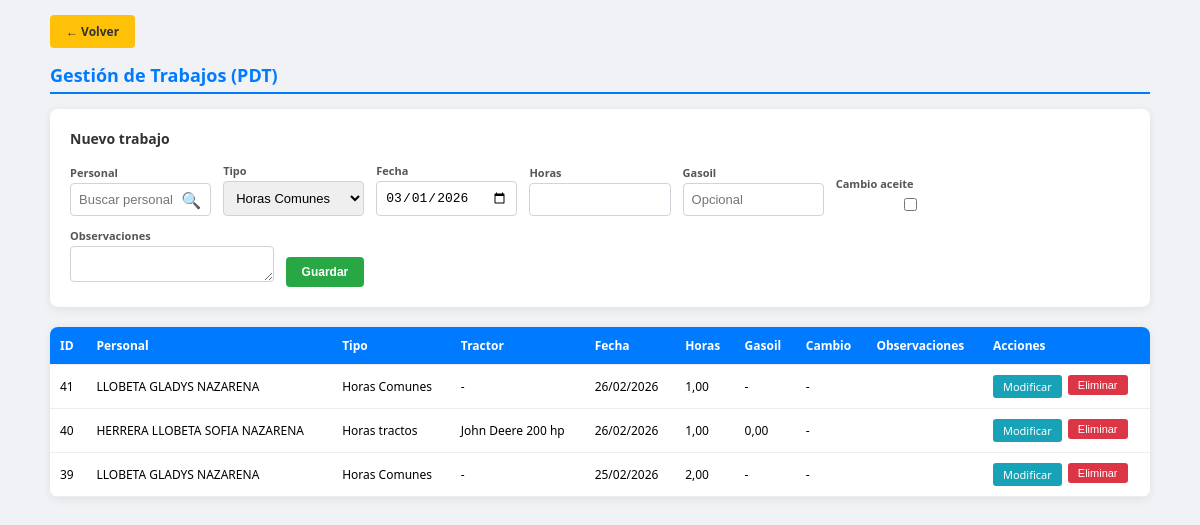
The app's page /gestion_trabajos.php (signed in), older data.
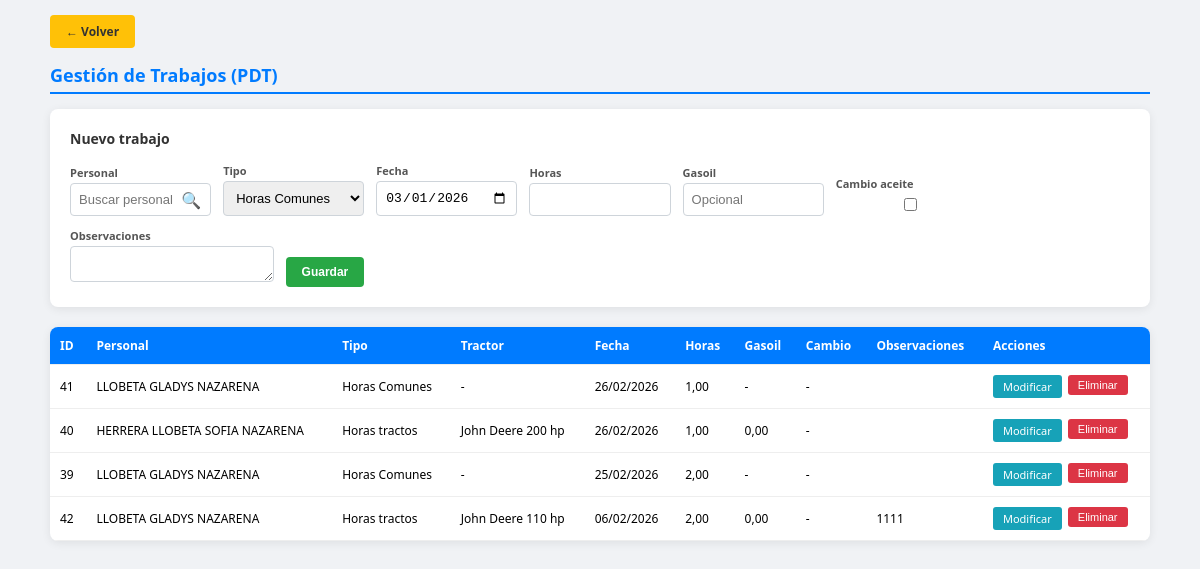
The same page, newer data.
### tables this page shows
CREATE TABLE `pdt` (
  `id` int(11) NOT NULL AUTO_INCREMENT,
  `usuario_id` int(11) NOT NULL,
  `tipo_horas` enum('Horas tractos','Horas Comunes') NOT NULL DEFAULT 'Horas Comunes',
  `tractor` varchar(100) DEFAULT NULL,
  `fecha` date NOT NULL,
  `horas` decimal(5,2) DEFAULT 0.00,
  `cant_gasoil` decimal(6,2) DEFAULT NULL,
  `cambio_aceite` tinyint(1) DEFAULT 0,
  `en_cc` tinyint(1) DEFAULT 0,
  `observaciones` text DEFAULT NULL,
  `fecha_creacion` timestamp NOT NULL DEFAULT current_timestamp(),
  `fecha_modificacion` timestamp NOT NULL DEFAULT current_timestamp() ON UPDATE current_timestamp(),
  PRIMARY KEY (`id`),
  KEY `idx_usuario` (`usuario_id`),
  KEY `idx_fecha` (`fecha`),
  CONSTRAINT `pdt_ibfk_1` FOREIGN KEY (`usuario_id`) REFERENCES `usuarios` (`id`) ON DELETE CASCADE
);

CREATE TABLE `usuarios` (
  `id` int(11) NOT NULL AUTO_INCREMENT,
  `apellido` varchar(150) NOT NULL,
  `dni` varchar(20) NOT NULL,
  `cuit` varchar(25) DEFAULT NULL,
  `domicilio` varchar(200) DEFAULT NULL,
  `email` varchar(100) DEFAULT NULL,
  `celular` varchar(20) DEFAULT NULL,
  `consorcio` varchar(100) DEFAULT NULL,
  PRIMARY KEY (`id`)
);

### gestion_trabajos.php (the view, shortened to what the changed rows need)
<?php
include 'db.php';
$editar = null;
$lista = [];
$res_lista = mysqli_query($conexion, "SELECT p.*, u.apellido AS usuario_nombre FROM pdt p
    INNER JOIN usuarios u ON u.id = p.usuario_id
    ORDER BY p.fecha DESC, p.id DESC LIMIT 500");
if ($res_lista) {
    while ($r = mysqli_fetch_assoc($res_lista)) {
        $lista[] = $r;
    }
}
?>
<!DOCTYPE html>
<html lang="es">
<head>
</head>
<body>
<div class="contenedor">
    <h1>Gestión de Trabajos (PDT)</h1>
    <div class="form-caja">
        <h2><?= $editar ? 'Modificar trabajo' : 'Nuevo trabajo' ?></h2>
    </div>
    <div class="grid-tabla">
        <table>
            <thead>
                <tr>
                    <th>ID</th>
                    <th>Personal</th>
                    <th>Tipo</th>
                    <th>Tractor</th>
                    <th>Fecha</th>
                    <th>Horas</th>
                    <th>Gasoil</th>
                    <th>Cambio</th>
                    <th>Observaciones</th>
                    <th>Acciones</th>
                </tr>
            </thead>
            <tbody>
                <?php if (empty($lista)): ?>
                <tr><td colspan="10" style="padding: 30px; text-align: center; color: #999;">No hay trabajos cargados</td></tr>
                <?php else: ?>
                <?php foreach ($lista as $p): ?>
                <tr>
                    <td><?= (int)$p['id'] ?></td>
                    <td><?= htmlspecialchars($p['usuario_nombre'] ?? '') ?></td>
                    <td><?= htmlspecialchars($p['tipo_horas'] ?? '-') ?></td>
                    <td><?= htmlspecialchars($p['tractor'] ?? '-') ?></td>
                    <td><?= date('d/m/Y', strtotime($p['fecha'])) ?></td>
                    <td><?= number_format((float)($p['horas'] ?? 0), 2, ',', '.') ?></td>
                    <td><?= isset($p['cant_gasoil']) && $p['cant_gasoil'] !== null ? number_format((float)$p['cant_gasoil'], 2, ',', '.') : '-' ?></td>
                    <td><?= (isset($p['cambio_aceite']) && $p['cambio_aceite'] == 1) ? '✓' : '-' ?></td>
                    <td style="max-width: 150px; overflow: hidden; text-overflow: ellipsis;"><?= htmlspecialchars(mb_substr($p['observaciones'] ?? '', 0, 30)) ?><?= mb_strlen($p['observaciones'] ?? '') > 30 ? '…' : '' ?></td>
                    <td>
                        <div class="acciones">
                            <a href="gestion_trabajos.php?editar=<?= (int)$p['id'] ?>" class="btn-mod">Modificar</a>
                            <form method="POST" style="display:inline;" onsubmit="return confirm('¿Eliminar este trabajo?');">
                                <button type="submit" name="eliminar" class="btn-del">Eliminar</button>
                            </form>
                        </div>
                    </td>
                </tr>
                <?php endforeach; ?>
                <?php endif; ?>
            </tbody>
        </table>
    </div>
</div>
</body>
</html>

Row changes from the older to the newer data that the page shows:
added pdt: id "42", usuario.apellido "LLOBETA GLADYS NAZARENA", tipo_horas "Horas tractos", tractor "John Deere 110 hp", fecha "06/02/2026", horas "2,00", cant_gasoil "0,00", observaciones "1111"
